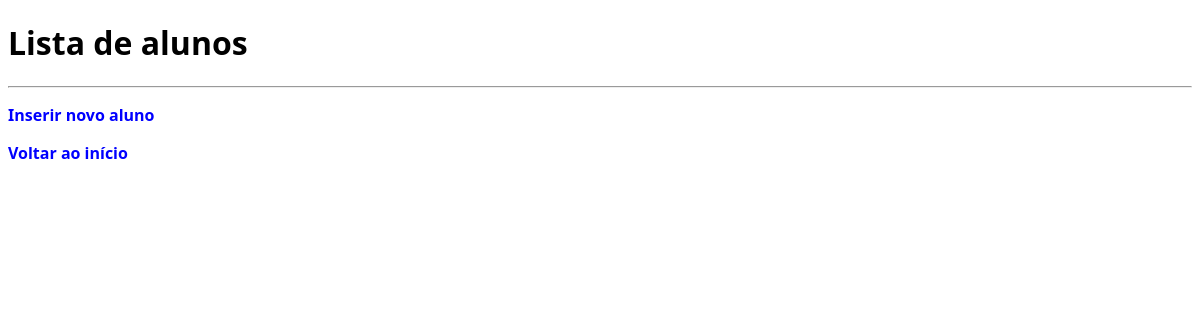
Before: /visualizar.php with the older database file.
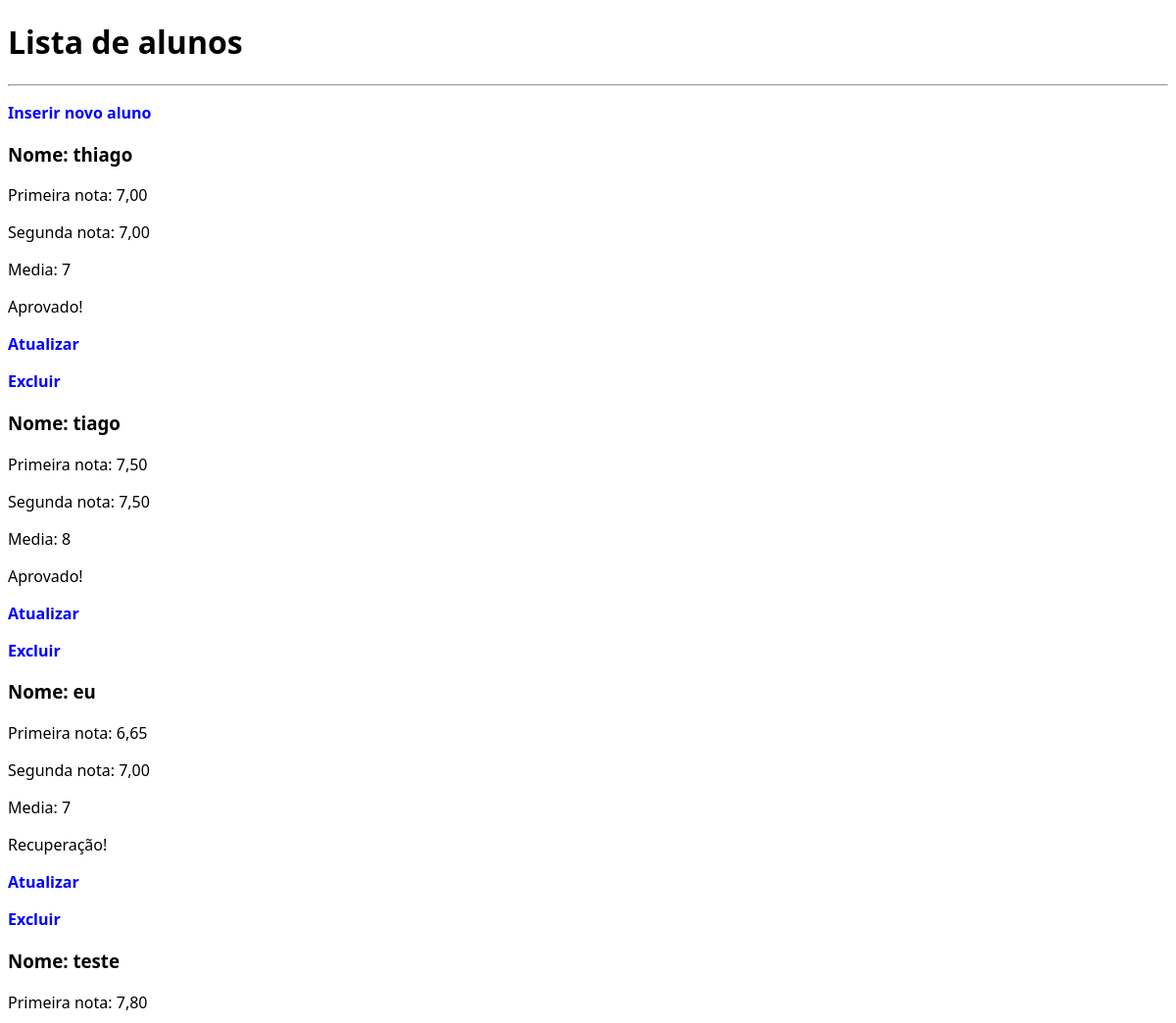
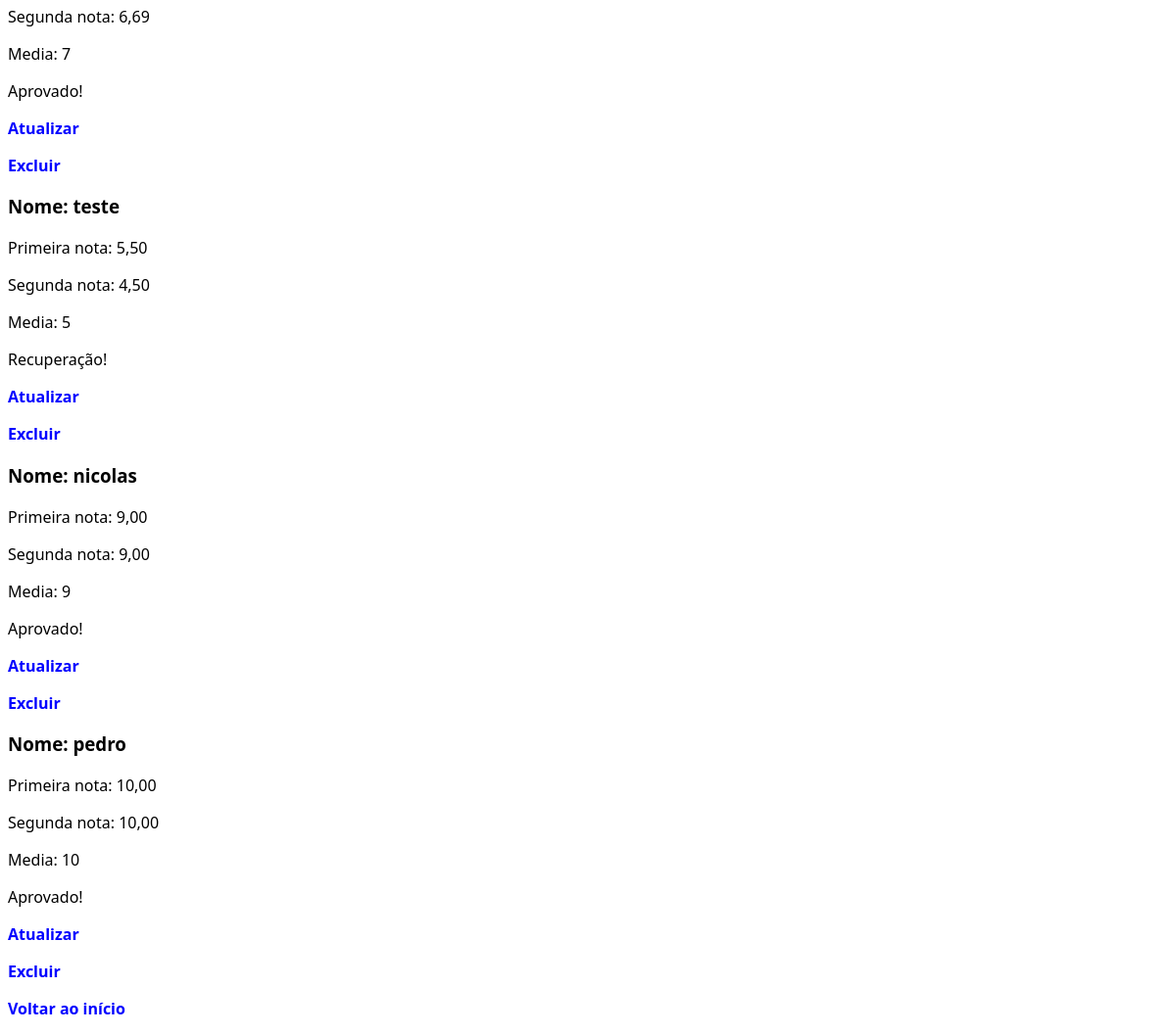
After: the same page with the newer database file (2 pictures, top to bottom).
### tables this page shows
CREATE TABLE `alunos` (
  `id` int(11) NOT NULL,
  `nome` varchar(30) NOT NULL,
  `primeira_nota` decimal(4,2) NOT NULL,
  `segunda_nota` decimal(4,2) NOT NULL
);

### src/funcoes-alunos.php (called while the page is built, shortened)
<?php
function lerAlunos(PDO $conexao){
    $sql = "SELECT id, nome, primeira_nota, segunda_nota, ((primeira_nota + segunda_nota) / 2) AS media FROM alunos";
    try {
        $consulta = $conexao->prepare($sql);
        $consulta->execute();
        $resultado = $consulta->fetchAll(PDO::FETCH_ASSOC);
    } catch (Exception $erro) {
        die("Erro: ".$erro->getMessage());
    }
    return $resultado;
}
?>

### visualizar.php (the view, shortened to what this page needs)
<?php
require_once "src/funcoes-alunos.php";
$listaDeAlunos = lerAlunos($conexao);
?>
<!DOCTYPE html>
<html lang="pt-br">
<head>
    <link href="css/style.css" rel="stylesheet">
</head>
<body>
    <div class="container">
        <h1>Lista de alunos</h1>
        <hr>
        <p><a href="inserir.php">Inserir novo aluno</a></p>
        <?php
        foreach ($listaDeAlunos as $alunos) {
            $primeiraNota = number_format($alunos['primeira_nota'], 2, ',', '');
            $segundaNota = number_format($alunos['segunda_nota'], 2, ',', '');
            $media = $alunos['media'];
        ?>
            <article>
                <h3>Nome: <?= $alunos['nome'] ?></h3>
                <p>Primeira nota: <?= $primeiraNota ?></p>
                <p>Segunda nota: <?= $segundaNota ?></p>
                <p>Media: <?= number_format($media) ?></p>
            </article>
        <?php
            if ($media >= 7) {
                echo "Aprovado!";
            } else if ($media >= 5 && $media < 7) {
                echo "Recuperação!";
            } else {
                echo "Reprovado!";
            }
        ?>
        <div>
            <p><a href="atualizar.php?id=<?=$alunos['id']?>">Atualizar</a></p>
            <p><a href="excluir.php?id=<?=$alunos['id']?>">Excluir</a></p>
        </div>
        <?php
        }
        ?>
        <p><a href="index.php">Voltar ao início</a></p>
    </div>
</body>
</html>

### css/style.css (style rules this page uses)
html { font-size: 16px; }
body { font-family: "Segoe UI", Arial, sans-serif; }
.container { max-width: 1200px; width: 100%; margin: auto; }
a { color: blue; font-weight: bold; text-decoration: none; font-size: 1rem; }

Changed rows visible on the page:
added alunos: nome "thiago", primeira_nota "7,00", segunda_nota "7,00", media "7", shows "Aprovado!"
added alunos: nome "tiago", primeira_nota "7,50", segunda_nota "7,50", media "8", shows "Aprovado!"
added alunos: nome "eu", primeira_nota "6,65", segunda_nota "7,00", media "7", shows "Recuperação!"
added alunos: nome "teste", primeira_nota "7,80", segunda_nota "6,69", media "7", shows "Aprovado!"
added alunos: nome "teste", primeira_nota "5,50", segunda_nota "4,50", media "5", shows "Recuperação!"
added alunos: nome "nicolas", primeira_nota "9,00", segunda_nota "9,00", media "9", shows "Aprovado!"
added alunos: nome "pedro", primeira_nota "10,00", segunda_nota "10,00", media "10", shows "Aprovado!"
